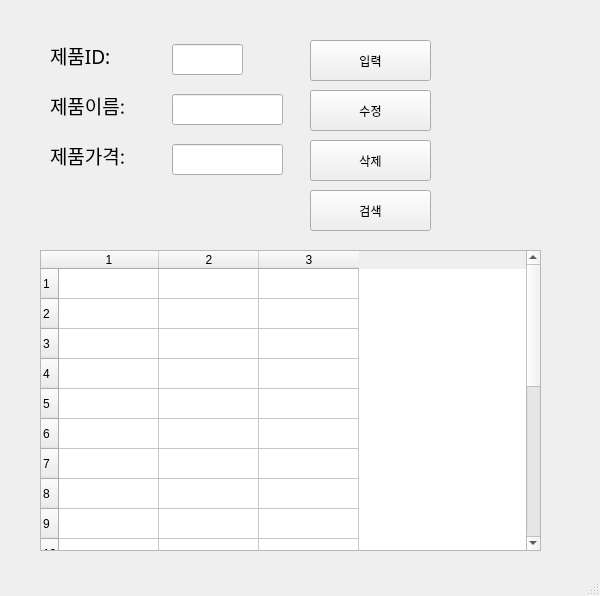
<?xml version="1.0" encoding="UTF-8"?>
<ui version="4.0">
 <class>MainWindow</class>
 <widget class="QMainWindow" name="MainWindow">
  <property name="geometry">
   <rect>
    <x>0</x>
    <y>0</y>
    <width>600</width>
    <height>596</height>
   </rect>
  </property>
  <property name="windowTitle">
   <string>MainWindow</string>
  </property>
  <widget class="QWidget" name="centralwidget">
   <widget class="QLabel" name="label">
    <property name="geometry">
     <rect>
      <x>50</x>
      <y>40</y>
      <width>111</width>
      <height>31</height>
     </rect>
    </property>
    <property name="font">
     <font>
      <family>맑은 고딕</family>
      <pointsize>14</pointsize>
     </font>
    </property>
    <property name="text">
     <string>제품ID:</string>
    </property>
   </widget>
   <widget class="QLabel" name="label_2">
    <property name="geometry">
     <rect>
      <x>50</x>
      <y>90</y>
      <width>111</width>
      <height>31</height>
     </rect>
    </property>
    <property name="font">
     <font>
      <family>맑은 고딕</family>
      <pointsize>14</pointsize>
     </font>
    </property>
    <property name="text">
     <string>제품이름:</string>
    </property>
   </widget>
   <widget class="QLabel" name="label_3">
    <property name="geometry">
     <rect>
      <x>50</x>
      <y>140</y>
      <width>111</width>
      <height>31</height>
     </rect>
    </property>
    <property name="font">
     <font>
      <family>맑은 고딕</family>
      <pointsize>14</pointsize>
     </font>
    </property>
    <property name="text">
     <string>제품가격:</string>
    </property>
   </widget>
   <widget class="QLineEdit" name="prodID">
    <property name="geometry">
     <rect>
      <x>172</x>
      <y>44</y>
      <width>71</width>
      <height>31</height>
     </rect>
    </property>
   </widget>
   <widget class="QLineEdit" name="prodName">
    <property name="geometry">
     <rect>
      <x>172</x>
      <y>94</y>
      <width>111</width>
      <height>31</height>
     </rect>
    </property>
   </widget>
   <widget class="QLineEdit" name="prodPrice">
    <property name="geometry">
     <rect>
      <x>172</x>
      <y>144</y>
      <width>111</width>
      <height>31</height>
     </rect>
    </property>
   </widget>
   <widget class="QPushButton" name="pushButton">
    <property name="geometry">
     <rect>
      <x>310</x>
      <y>40</y>
      <width>121</width>
      <height>41</height>
     </rect>
    </property>
    <property name="text">
     <string>입력</string>
    </property>
   </widget>
   <widget class="QPushButton" name="pushButton_2">
    <property name="geometry">
     <rect>
      <x>310</x>
      <y>90</y>
      <width>121</width>
      <height>41</height>
     </rect>
    </property>
    <property name="text">
     <string>수정</string>
    </property>
   </widget>
   <widget class="QPushButton" name="pushButton_3">
    <property name="geometry">
     <rect>
      <x>310</x>
      <y>140</y>
      <width>121</width>
      <height>41</height>
     </rect>
    </property>
    <property name="text">
     <string>삭제</string>
    </property>
   </widget>
   <widget class="QPushButton" name="pushButton_4">
    <property name="geometry">
     <rect>
      <x>310</x>
      <y>190</y>
      <width>121</width>
      <height>41</height>
     </rect>
    </property>
    <property name="text">
     <string>검색</string>
    </property>
   </widget>
   <widget class="QTableWidget" name="tableWidget">
    <property name="geometry">
     <rect>
      <x>40</x>
      <y>250</y>
      <width>501</width>
      <height>301</height>
     </rect>
    </property>
    <property name="rowCount">
     <number>20</number>
    </property>
    <property name="columnCount">
     <number>3</number>
    </property>
    <row/>
    <row/>
    <row/>
    <row/>
    <row/>
    <row/>
    <row/>
    <row/>
    <row/>
    <row/>
    <row/>
    <row/>
    <row/>
    <row/>
    <row/>
    <row/>
    <row/>
    <row/>
    <row/>
    <row/>
    <column/>
    <column/>
    <column/>
   </widget>
  </widget>
  <widget class="QMenuBar" name="menubar">
   <property name="geometry">
    <rect>
     <x>0</x>
     <y>0</y>
     <width>600</width>
     <height>26</height>
    </rect>
   </property>
  </widget>
  <widget class="QStatusBar" name="statusbar"/>
 </widget>
 <resources/>
 <connections>
  <connection>
   <sender>pushButton</sender>
   <signal>clicked()</signal>
   <receiver>MainWindow</receiver>
   <slot>addProduct()</slot>
   <hints>
    <hint type="sourcelabel">
     <x>394</x>
     <y>72</y>
    </hint>
    <hint type="destinationlabel">
     <x>470</x>
     <y>95</y>
    </hint>
   </hints>
  </connection>
  <connection>
   <sender>pushButton_2</sender>
   <signal>clicked()</signal>
   <receiver>MainWindow</receiver>
   <slot>updateProduct()</slot>
   <hints>
    <hint type="sourcelabel">
     <x>418</x>
     <y>129</y>
    </hint>
    <hint type="destinationlabel">
     <x>470</x>
     <y>136</y>
    </hint>
   </hints>
  </connection>
  <connection>
   <sender>pushButton_3</sender>
   <signal>clicked()</signal>
   <receiver>MainWindow</receiver>
   <slot>removeProduct()</slot>
   <hints>
    <hint type="sourcelabel">
     <x>409</x>
     <y>175</y>
    </hint>
    <hint type="destinationlabel">
     <x>469</x>
     <y>183</y>
    </hint>
   </hints>
  </connection>
  <connection>
   <sender>pushButton_4</sender>
   <signal>clicked()</signal>
   <receiver>MainWindow</receiver>
   <slot>getProduct()</slot>
   <hints>
    <hint type="sourcelabel">
     <x>406</x>
     <y>219</y>
    </hint>
    <hint type="destinationlabel">
     <x>471</x>
     <y>229</y>
    </hint>
   </hints>
  </connection>
 </connections>
 <slots>
  <slot>addProduct()</slot>
  <slot>updateProduct()</slot>
  <slot>removeProduct()</slot>
  <slot>getProduct()</slot>
 </slots>
</ui>
